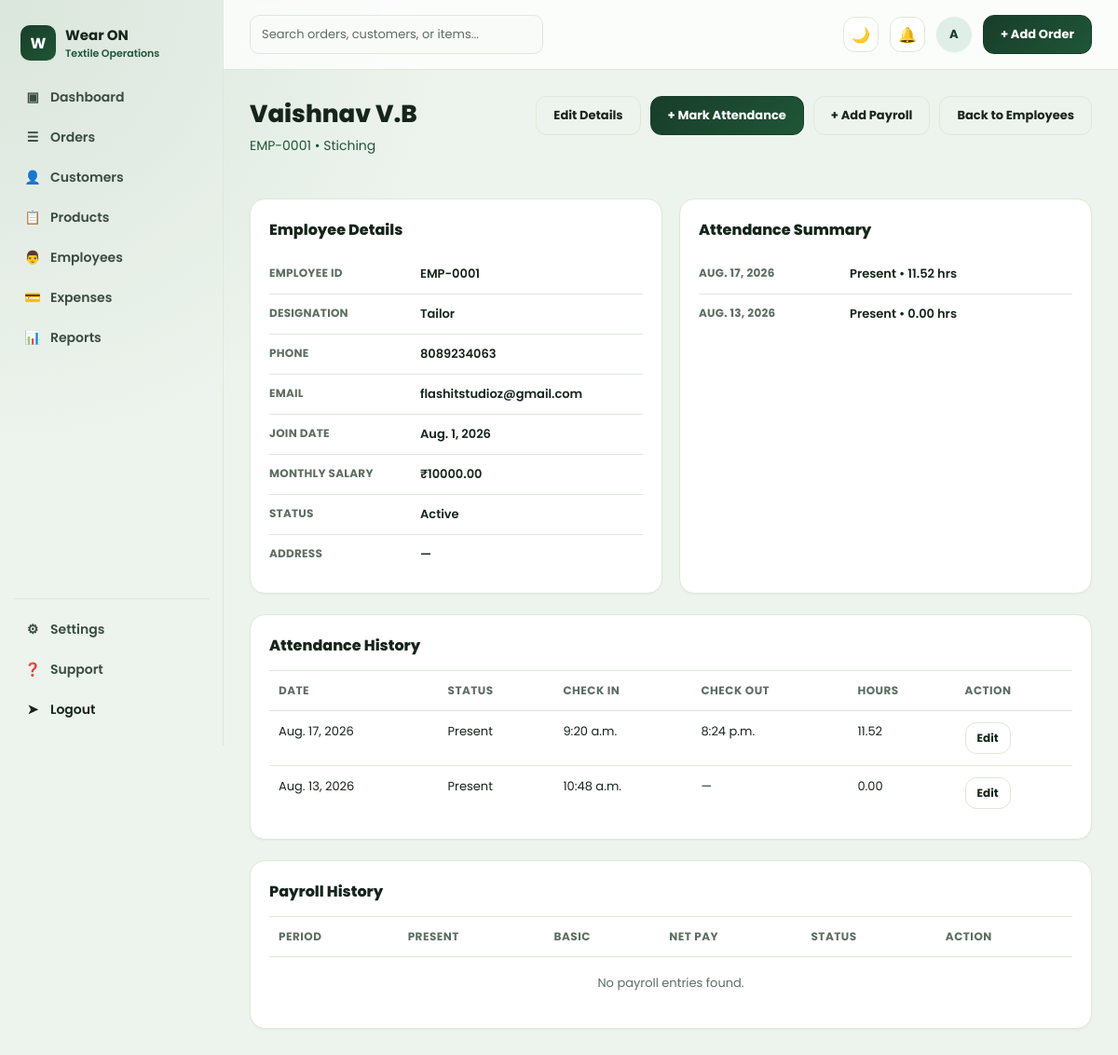
/employees/1/ (signed in), run on the app's committed database.
### orders/models.py (models this page shows, shortened)
class Employee(models.Model):
    EMPLOYEE_STATUS_ACTIVE = "active"
    EMPLOYEE_STATUS_INACTIVE = "inactive"
    EMPLOYEE_STATUS_ON_LEAVE = "on_leave"
    EMPLOYEE_STATUS_CHOICES = [
        (EMPLOYEE_STATUS_ACTIVE, "Active"),
        (EMPLOYEE_STATUS_INACTIVE, "Inactive"),
        (EMPLOYEE_STATUS_ON_LEAVE, "On Leave"),
    ]
    name = models.CharField(max_length=150)
    employee_id = models.CharField(max_length=50, unique=True, blank=True)
    department = models.CharField(max_length=100, blank=True)
    designation = models.CharField(max_length=100, blank=True)
    phone = models.CharField(max_length=20, blank=True)
    email = models.EmailField(blank=True)
    address = models.TextField(blank=True)
    joining_date = models.DateField(default=timezone.localdate)
    monthly_salary = models.DecimalField(max_digits=12, decimal_places=2, default=Decimal("0.00"))
    status = models.CharField(max_length=20, choices=EMPLOYEE_STATUS_CHOICES, default=EMPLOYEE_STATUS_ACTIVE)
    created_at = models.DateTimeField(auto_now_add=True)
    updated_at = models.DateTimeField(auto_now=True)
    class Meta:
        ordering = ["name"]

class EmployeeAttendance(models.Model):
    ATTENDANCE_PRESENT = "present"
    ATTENDANCE_ABSENT = "absent"
    ATTENDANCE_HALF_DAY = "half_day"
    ATTENDANCE_LEAVE = "leave"
    ATTENDANCE_STATUS_CHOICES = [
        (ATTENDANCE_PRESENT, "Present"),
        (ATTENDANCE_ABSENT, "Absent"),
        (ATTENDANCE_HALF_DAY, "Half Day"),
        (ATTENDANCE_LEAVE, "Leave"),
    ]
    employee = models.ForeignKey(Employee, on_delete=models.CASCADE, related_name="attendance_records")
    date = models.DateField(default=timezone.localdate)
    check_in = models.TimeField(null=True, blank=True)
    check_out = models.TimeField(null=True, blank=True)
    status = models.CharField(max_length=20, choices=ATTENDANCE_STATUS_CHOICES, default=ATTENDANCE_PRESENT)
    work_hours = models.DecimalField(max_digits=5, decimal_places=2, default=Decimal("0.00"))
    remarks = models.CharField(max_length=255, blank=True)
    created_at = models.DateTimeField(auto_now_add=True)
    class Meta:
        ordering = ["-date", "employee__name"]
        unique_together = ("employee", "date")

### orders/views.py (the view)
# urls.py: path("employees/<int:pk>/", views.employee_detail, name="employee-detail"),
@login_required
def employee_detail(request, pk):
    employee = get_object_or_404(
        Employee.objects.prefetch_related("attendance_records", "payrolls"),
        pk=pk,
    )
    attendance_records = employee.attendance_records.order_by("-date")
    payroll_records = employee.payrolls.order_by("-pay_period_end")
    return render(
        request,
        "orders/employee_detail.html",
        {"employee": employee, "attendance_records": attendance_records, "payroll_records": payroll_records},
    )

### orders/templates/orders/employee_detail.html (shortened to what this page needs)
{% extends "base.html" %}
{% block content %}
<div class="employee-detail-page">
  <div class="employee-detail-header">
    <div>
      <h1 class="page-title">{{ employee.name }}</h1>
      <p class="page-sub">{{ employee.employee_id }} • {{ employee.department|default:'Department not set' }}</p>
    </div>
    <div class="employee-detail-actions">
      <a href="{% url 'employee-edit' employee.pk %}" class="btn btn-outline">Edit Details</a>
      <a href="{% url 'employee-attendance-create' %}?employee={{ employee.pk }}" class="btn btn-primary">+ Mark Attendance</a>
      <a href="{% url 'payroll-create' %}?employee={{ employee.pk }}" class="btn btn-outline">+ Add Payroll</a>
      <a href="{% url 'employee-list' %}" class="btn btn-outline">Back to Employees</a>
    </div>
  </div>
  <div class="employee-detail-grid">
    <div class="card employee-section">
      <h3>Employee Details</h3>
      <div class="employee-summary-list">
        <div class="kv-row"><span class="k">Employee ID</span><span class="v">{{ employee.employee_id }}</span></div>
        <div class="kv-row"><span class="k">Designation</span><span class="v">{{ employee.designation|default:'—' }}</span></div>
        <div class="kv-row"><span class="k">Phone</span><span class="v">{{ employee.phone|default:'—' }}</span></div>
        <div class="kv-row"><span class="k">Email</span><span class="v">{{ employee.email|default:'—' }}</span></div>
        <div class="kv-row"><span class="k">Join Date</span><span class="v">{{ employee.joining_date }}</span></div>
        <div class="kv-row"><span class="k">Monthly Salary</span><span class="v">₹{{ employee.monthly_salary|floatformat:2 }}</span></div>
        <div class="kv-row"><span class="k">Status</span><span class="v">{{ employee.get_status_display }}</span></div>
        <div class="kv-row"><span class="k">Address</span><span class="v">{{ employee.address|default:'—' }}</span></div>
      </div>
    </div>
    <div class="card employee-section">
      <h3>Attendance Summary</h3>
      {% if attendance_records %}
        {% for record in attendance_records|slice:':5' %}
        <div class="kv-row employee-summary-row">
          <span class="k">{{ record.date }}</span>
          <span class="v">{{ record.get_status_display }} • {{ record.work_hours }} hrs</span>
        </div>
        {% endfor %}
      {% else %}
        <p class="empty-state">No attendance records yet.</p>
      {% endif %}
    </div>
  </div>
  <div class="card employee-section employee-history-card">
    <h3>Attendance History</h3>
    <div class="employee-table-wrap">
      <table class="employee-table">
        <thead>
          <tr>
            <th>Date</th>
            <th>Status</th>
            <th>Check In</th>
            <th>Check Out</th>
            <th>Hours</th>
            <th>Action</th>
          </tr>
        </thead>
        <tbody>
          {% for record in attendance_records %}
          <tr>
            <td>{{ record.date }}</td>
            <td>{{ record.get_status_display }}</td>
            <td>{{ record.check_in|default:'—' }}</td>
            <td>{{ record.check_out|default:'—' }}</td>
            <td>{{ record.work_hours }}</td>
            <td><a href="{% url 'employee-attendance-edit' record.pk %}" class="btn btn-sm btn-outline">Edit</a></td>
          </tr>
          {% empty %}
          <tr><td colspan="6" class="empty-row">No attendance entries found.</td></tr>
          {% endfor %}
        </tbody>
      </table>
    </div>
  </div>
  <div class="card employee-section employee-history-card">
    <h3>Payroll History</h3>
    <div class="employee-table-wrap">
      <table class="employee-table">
        <thead>
          <tr>
            <th>Period</th>
            <th>Present</th>
            <th>Basic</th>
            <th>Net Pay</th>
            <th>Status</th>
            <th>Action</th>
          </tr>
        </thead>
        <tbody>
          {% for payroll in payroll_records %}
          <tr>
            <td>{{ payroll.pay_period_start }} to {{ payroll.pay_period_end }}</td>
            <td>{{ payroll.present_days }}/{{ payroll.working_days }}</td>
            <td>₹{{ payroll.basic_salary|floatformat:2 }}</td>
            <td>₹{{ payroll.net_pay|floatformat:2 }}</td>
            <td>{{ payroll.get_payment_status_display }}</td>
            <td><a href="{% url 'payroll-edit' payroll.pk %}" class="btn btn-sm btn-outline">Edit</a></td>
          </tr>
          {% empty %}
          <tr><td colspan="6" class="empty-row">No payroll entries found.</td></tr>
          {% endfor %}
        </tbody>
      </table>
    </div>
  </div>
</div>
{% endblock %}

### templates/base.html (shortened to what this page needs)
{% load static %}<!DOCTYPE html>
<html lang="en">
<head>
  <link rel="stylesheet" href="{% static 'css/style.css' %}">
</head>
<body>
  <div class="app">
    <aside class="sidebar">
      <div class="brand">
        <div class="brand-mark">W</div>
        <div>
          <div class="brand-name">Wear ON</div>
          <div class="brand-sub">Textile Operations</div>
        </div>
      </div>
      <ul class="nav">
        <li><a href="{% url 'dashboard' %}" class="{% if request.resolver_match.url_name == 'dashboard' %}active{% endif %}"><span class="icon">&#9635;</span> Dashboard</a></li>
        <li><a href="{% url 'order-list' %}" class="{% if request.resolver_match.url_name in 'order-list,order-detail,order-create,order-edit' %}active{% endif %}"><span class="icon">&#9776;</span> Orders</a></li>
        <li><a href="{% url 'customer-list' %}" class="{% if request.resolver_match.url_name in 'customer-list,customer-detail' %}active{% endif %}"><span class="icon">&#128100;</span> Customers</a></li>
        <li><a href="{% url 'product-list' %}" class="{% if request.resolver_match.url_name == 'product-list' %}active{% endif %}"><span class="icon">&#128203;</span> Products</a></li>
        <li><a href="{% url 'employee-list' %}" class=""><span class="icon">&#128104;</span> Employees</a></li>
        <li><a href="{% url 'expense-list' %}" class="{% if request.resolver_match.url_name in 'expense-list,order-expenses' %}active{% endif %}"><span class="icon">&#128179;</span> Expenses</a></li>
        <li><a href="{% url 'reports' %}" class="{% if request.resolver_match.url_name == 'reports' %}active{% endif %}"><span class="icon">&#128202;</span> Reports</a></li>
      </ul>
      <div class="sidebar-footer">
        <ul class="nav">
          <li><a href="{% url 'settings' %}"><span class="icon">&#9881;</span> Settings</a></li>
          <li><a href="{% url 'support' %}"><span class="icon">&#10067;</span> Support</a></li>
          {% if user.is_authenticated %}
          <li>
            <form method="post" action="{% url 'logout' %}">
              <button type="submit" class="nav a" style="width:100%; text-align:left; background:none; border:none; cursor:pointer; display:flex; align-items:center; gap:10px; padding:10px 12px; border-radius:10px; font-size:14px; font-weight:600; color:var(--green-900);">
                <span class="icon">&#10148;</span> Logout
              </button>
            </form>
          </li>
          {% endif %}
        </ul>
      </div>
    </aside>
    <div class="main">
      <div class="topbar">
        <input class="search-box" type="text" placeholder="Search orders, customers, or items...">
        <div class="topbar-actions">
          <button type="button" class="icon-btn" data-theme-toggle aria-label="Toggle dark mode" title="Toggle dark mode">☀️</button>
          <div class="icon-btn" aria-label="Notifications" title="Notifications">&#128276;</div>
          <div class="avatar">{{ user.username|default:"?"|first|upper }}</div>
          <a href="{% url 'order-create' %}" class="btn btn-primary">+ Add Order</a>
        </div>
      </div>
      <div class="content">
        {% block content %}{% endblock %}
      </div>
    </div>
  </div>
</body>
</html>

### data on the page
Employee: name "Vaishnav V.B", employee_id "EMP-0001", department "Stiching", designation "Tailor", phone "8089234063", email "flashitstudioz@gmail.com", joining_date "Aug. 1, 2026", monthly_salary "10000.00", status "Active", address "—"
EmployeeAttendance: date "AUG. 17, 2026", status "Present", work_hours "11.52", date "Aug. 17, 2026", check_in "9:20 a.m.", check_out "8:24 p.m."
EmployeeAttendance: date "AUG. 13, 2026", status "Present", work_hours "0.00", date "Aug. 13, 2026", check_in "10:48 a.m.", check_out "—"

### other printed values
{{ user.username|default:"?"|first|upper }} "A"
